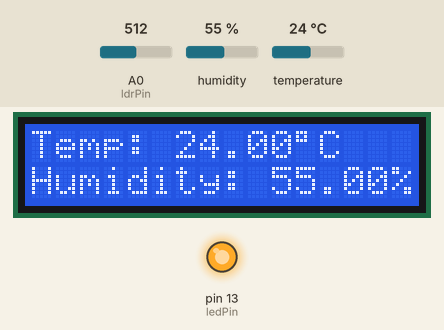
A sketch run on a simulated Arduino Uno, built with avr-gcc and run on an emulated ATmega328P. Shown: 16×2 character LCD, output pins drawn as LEDs (lit = HIGH). The inputs (shaded band) are chosen by the test bench; at power-on: A0 (ldrPin) = 512, humidity 55 %, temperature 24 °C. What the sketch prints to the serial monitor is not drawn.

Above: at 1.2 s.
1.3 s: A0 (ldrPin) set to 565
4.0 s: A0 (ldrPin) set to 591
At 4.8 s:
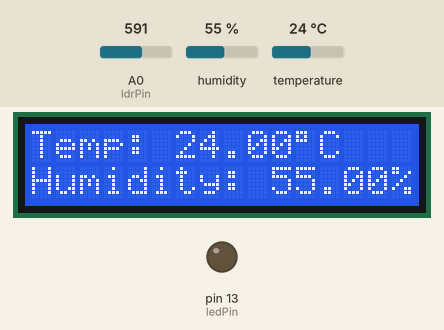
6.7 s: humidity set to 22 %
At 9.4 s:
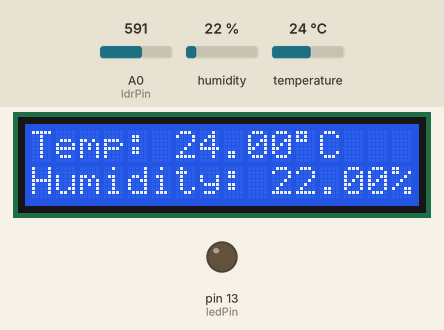
9.7 s: temperature set to 12 °C
At 11.3 s:
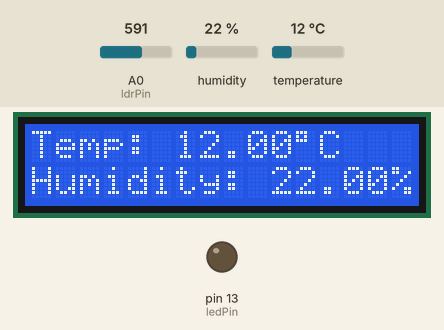
12.4 s: humidity set to 40 %
At 14.8 s:
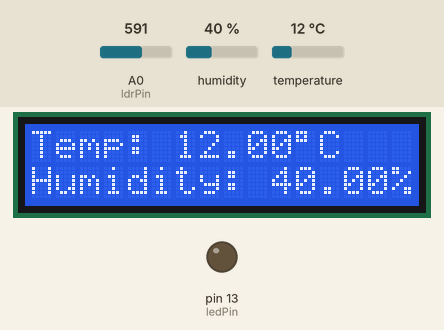
15.8 s: temperature set to 19 °C
At 17.8 s:
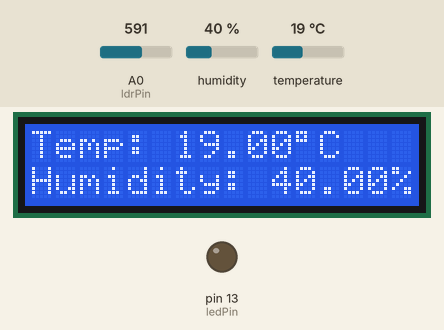
Timing chart, 0 to 19.3 s (numbered marks = the images above; inputs shaded):
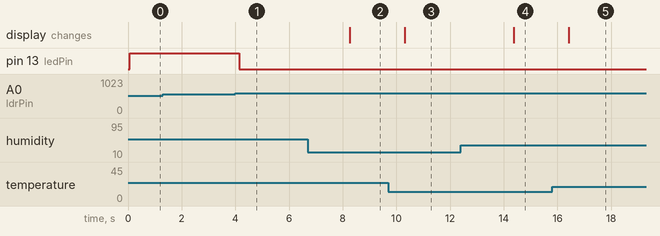

The sketch:

LDR_v1.ino
```cpp
#include "DHT.h"
#include <Wire.h>
#include <LiquidCrystal_I2C.h>

#define serialPi Serial
#define DHTPIN 2 //Digital pin connected to the DHT sensor
#define DHTTYPE DHT22 // DHT 22 (AM2302)

// Initialize DHT sensor
DHT dht(DHTPIN, DHTTYPE);

//Function prototypes
void getDHT(void);
void getLDR(void);

//Declare global and constant variables
const int potID = 1;
int ldrStatus;
const int ledPin = 13;
const int ldrPin = A0;
const double ldrLower = 390;
const double ldrUpper = 685;
const double ldrRange = ldrUpper-ldrLower;

LiquidCrystal_I2C lcd(0x20, 2, 1, 0, 4, 5, 6, 7, 3, POSITIVE);

void setup() {
  pinMode(ledPin, OUTPUT);
  pinMode(ldrPin, INPUT);
  dht.begin();

  serialPi.begin(9600);

  lcd.begin(16, 2);
  lcd.clear();
}

void loop() {
    serialPi.print(potID);
    serialPi.print(",");
    getLDR();
    getDHT();

    serialPi.println("");


  delay(2000);
}

void getDHT(void){
  // Reading temperature or humidity takes about 250 milliseconds
  float h = dht.readHumidity();
  serialPi.print(h); //print the humidity to the serial port
  serialPi.print(",");

  // Reads temperature as Celsius
  float t = dht.readTemperature();
  serialPi.print(h); //print the temperature to the serial port
  serialPi.print(",");

  // Compute heat index in Celsius (isFahreheit = false)
  float hic = dht.computeHeatIndex(t, h, false);
  serialPi.print(hic); //print the heat index to the serial port
  serialPi.print(",");

  // The lcd displays the temperature and humidity values
  lcd.setCursor(0,0);
  lcd.clear();
  lcd.print("Temp: ");
  lcd.print(t);
  lcd.print((char)223);
  lcd.print("C");
  lcd.setCursor(0,1);
  lcd.print("Humidity: ");
  lcd.print(h);
  lcd.print("%");

  return;
}

void getLDR(void){
  ldrStatus = analogRead(ldrPin);

   serialPi.print((ldrStatus-ldrLower)/ldrRange * 100);
   serialPi.print(",");

   //If the light is detected to be below 64% turn on the LED
   if ((ldrStatus-ldrLower)/ldrRange <= 0.64) {
    digitalWrite(ledPin, HIGH);
   } else {
    digitalWrite(ledPin, LOW);
   }
}
```

Measured:
- the behaviour switches between 578 and 579 on A0 (ldrPin) (found by bisection; images 0 and 1)
- after the input at 1.3 s, every drawn part: stays the same
- after the input at 4.0 s, pin 13 (ledPin): HIGH → LOW after 0.15 s
- after the input at 6.7 s, the display: changes after 1.6 s (image 2)
- after the input at 9.7 s, the display: changes after 0.60 s (image 3)
- after the input at 12.4 s, the display: changes after 2.0 s (image 4)
- after the input at 15.8 s, the display: changes after 0.62 s (image 5)
